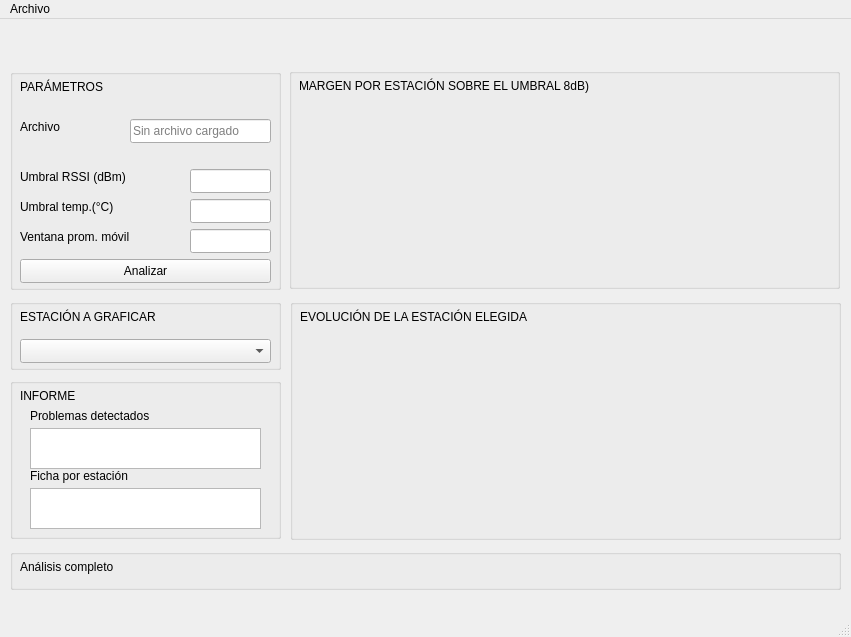
<?xml version="1.0" encoding="UTF-8"?>
<ui version="4.0">
 <class>MainWindow</class>
 <widget class="QMainWindow" name="MainWindow">
  <property name="geometry">
   <rect>
    <x>0</x>
    <y>0</y>
    <width>851</width>
    <height>637</height>
   </rect>
  </property>
  <property name="windowTitle">
   <string>Monitor de red</string>
  </property>
  <widget class="QWidget" name="centralwidget">
   <widget class="QGroupBox" name="groupBox_parametros">
    <property name="geometry">
     <rect>
      <x>10</x>
      <y>50</y>
      <width>271</width>
      <height>221</height>
     </rect>
    </property>
    <property name="title">
     <string/>
    </property>
    <widget class="QLabel" name="label_parametros">
     <property name="geometry">
      <rect>
       <x>10</x>
       <y>10</y>
       <width>91</width>
       <height>16</height>
      </rect>
     </property>
     <property name="text">
      <string>PARÁMETROS</string>
     </property>
    </widget>
    <widget class="QLabel" name="label_archivo">
     <property name="geometry">
      <rect>
       <x>10</x>
       <y>50</y>
       <width>91</width>
       <height>16</height>
      </rect>
     </property>
     <property name="text">
      <string>Archivo</string>
     </property>
    </widget>
    <widget class="QLabel" name="label_rssi">
     <property name="geometry">
      <rect>
       <x>10</x>
       <y>100</y>
       <width>131</width>
       <height>16</height>
      </rect>
     </property>
     <property name="text">
      <string>Umbral RSSI (dBm)</string>
     </property>
    </widget>
    <widget class="QLabel" name="label_temp">
     <property name="geometry">
      <rect>
       <x>10</x>
       <y>130</y>
       <width>111</width>
       <height>16</height>
      </rect>
     </property>
     <property name="text">
      <string>Umbral temp.(°C)</string>
     </property>
    </widget>
    <widget class="QLabel" name="label_ventanaPromedio">
     <property name="geometry">
      <rect>
       <x>10</x>
       <y>160</y>
       <width>131</width>
       <height>16</height>
      </rect>
     </property>
     <property name="text">
      <string>Ventana prom. móvil</string>
     </property>
    </widget>
    <widget class="QPushButton" name="btn_analizar">
     <property name="geometry">
      <rect>
       <x>10</x>
       <y>190</y>
       <width>251</width>
       <height>24</height>
      </rect>
     </property>
     <property name="text">
      <string>Analizar</string>
     </property>
    </widget>
    <widget class="QLineEdit" name="espacio_archivo">
     <property name="geometry">
      <rect>
       <x>120</x>
       <y>50</y>
       <width>141</width>
       <height>24</height>
      </rect>
     </property>
     <property name="readOnly">
      <bool>true</bool>
     </property>
     <property name="placeholderText">
      <string>Sin archivo cargado</string>
     </property>
    </widget>
    <widget class="QLineEdit" name="espacio_rssi">
     <property name="geometry">
      <rect>
       <x>180</x>
       <y>100</y>
       <width>81</width>
       <height>24</height>
      </rect>
     </property>
     <property name="readOnly">
      <bool>true</bool>
     </property>
    </widget>
    <widget class="QLineEdit" name="espacio_temp">
     <property name="geometry">
      <rect>
       <x>180</x>
       <y>130</y>
       <width>81</width>
       <height>24</height>
      </rect>
     </property>
     <property name="readOnly">
      <bool>true</bool>
     </property>
    </widget>
    <widget class="QLineEdit" name="espacio_ventanaPromedio">
     <property name="geometry">
      <rect>
       <x>180</x>
       <y>160</y>
       <width>81</width>
       <height>24</height>
      </rect>
     </property>
     <property name="readOnly">
      <bool>true</bool>
     </property>
    </widget>
   </widget>
   <widget class="QGroupBox" name="groupBox_estacion">
    <property name="geometry">
     <rect>
      <x>10</x>
      <y>280</y>
      <width>271</width>
      <height>71</height>
     </rect>
    </property>
    <property name="title">
     <string/>
    </property>
    <widget class="QLabel" name="label_estacion">
     <property name="geometry">
      <rect>
       <x>10</x>
       <y>10</y>
       <width>151</width>
       <height>16</height>
      </rect>
     </property>
     <property name="text">
      <string>ESTACIÓN A GRAFICAR</string>
     </property>
    </widget>
    <widget class="QComboBox" name="comboBox_Estacion">
     <property name="geometry">
      <rect>
       <x>10</x>
       <y>40</y>
       <width>251</width>
       <height>24</height>
      </rect>
     </property>
     <property name="currentText">
      <string/>
     </property>
     <property name="placeholderText">
      <string>Seleccione una estacion:</string>
     </property>
    </widget>
   </widget>
   <widget class="QGroupBox" name="groupBox_informe">
    <property name="geometry">
     <rect>
      <x>10</x>
      <y>359</y>
      <width>271</width>
      <height>161</height>
     </rect>
    </property>
    <property name="title">
     <string/>
    </property>
    <widget class="QLabel" name="label_informe">
     <property name="geometry">
      <rect>
       <x>10</x>
       <y>10</y>
       <width>151</width>
       <height>16</height>
      </rect>
     </property>
     <property name="text">
      <string>INFORME</string>
     </property>
    </widget>
    <widget class="QPlainTextEdit" name="plainTextEdit">
     <property name="geometry">
      <rect>
       <x>20</x>
       <y>110</y>
       <width>231</width>
       <height>41</height>
      </rect>
     </property>
     <property name="readOnly">
      <bool>true</bool>
     </property>
    </widget>
    <widget class="QPlainTextEdit" name="plainTextEdit_2">
     <property name="geometry">
      <rect>
       <x>20</x>
       <y>50</y>
       <width>231</width>
       <height>41</height>
      </rect>
     </property>
     <property name="readOnly">
      <bool>true</bool>
     </property>
    </widget>
    <widget class="QLabel" name="label_problemas">
     <property name="geometry">
      <rect>
       <x>20</x>
       <y>30</y>
       <width>151</width>
       <height>16</height>
      </rect>
     </property>
     <property name="text">
      <string>Problemas detectados</string>
     </property>
    </widget>
    <widget class="QLabel" name="label_ficha">
     <property name="geometry">
      <rect>
       <x>20</x>
       <y>90</y>
       <width>151</width>
       <height>16</height>
      </rect>
     </property>
     <property name="text">
      <string>Ficha por estación</string>
     </property>
    </widget>
   </widget>
   <widget class="QGroupBox" name="groupBox">
    <property name="geometry">
     <rect>
      <x>290</x>
      <y>280</y>
      <width>551</width>
      <height>241</height>
     </rect>
    </property>
    <property name="title">
     <string/>
    </property>
    <widget class="QLabel" name="label_parametros_4">
     <property name="geometry">
      <rect>
       <x>10</x>
       <y>10</y>
       <width>251</width>
       <height>16</height>
      </rect>
     </property>
     <property name="text">
      <string>EVOLUCIÓN DE LA ESTACIÓN ELEGIDA</string>
     </property>
    </widget>
    <widget class="QWidget" name="widget_grafico_evolucion" native="true">
     <property name="geometry">
      <rect>
       <x>0</x>
       <y>30</y>
       <width>551</width>
       <height>211</height>
      </rect>
     </property>
    </widget>
   </widget>
   <widget class="QGroupBox" name="groupBox_2">
    <property name="geometry">
     <rect>
      <x>10</x>
      <y>530</y>
      <width>831</width>
      <height>41</height>
     </rect>
    </property>
    <property name="title">
     <string/>
    </property>
    <widget class="QLabel" name="label_parametros_5">
     <property name="geometry">
      <rect>
       <x>10</x>
       <y>10</y>
       <width>111</width>
       <height>16</height>
      </rect>
     </property>
     <property name="text">
      <string>Análisis completo</string>
     </property>
    </widget>
   </widget>
   <widget class="QGroupBox" name="groupBox_3">
    <property name="geometry">
     <rect>
      <x>289</x>
      <y>49</y>
      <width>551</width>
      <height>221</height>
     </rect>
    </property>
    <property name="title">
     <string/>
    </property>
    <widget class="QLabel" name="label_parametros_3">
     <property name="geometry">
      <rect>
       <x>10</x>
       <y>10</y>
       <width>311</width>
       <height>16</height>
      </rect>
     </property>
     <property name="text">
      <string>MARGEN POR ESTACIÓN SOBRE EL UMBRAL 8dB)</string>
     </property>
    </widget>
    <widget class="QWidget" name="widget_grafico_margen" native="true">
     <property name="geometry">
      <rect>
       <x>0</x>
       <y>30</y>
       <width>551</width>
       <height>191</height>
      </rect>
     </property>
    </widget>
   </widget>
  </widget>
  <widget class="QMenuBar" name="menubar">
   <property name="geometry">
    <rect>
     <x>0</x>
     <y>0</y>
     <width>851</width>
     <height>21</height>
    </rect>
   </property>
   <widget class="QMenu" name="menuAre">
    <property name="title">
     <string>Archivo</string>
    </property>
    <addaction name="action_abrir_CSV"/>
    <addaction name="action_cerrar"/>
   </widget>
   <addaction name="menuAre"/>
  </widget>
  <widget class="QStatusBar" name="statusbar"/>
  <action name="action_abrir_CSV">
   <property name="text">
    <string>Abrir CSV...</string>
   </property>
  </action>
  <action name="action_cerrar">
   <property name="text">
    <string>Cerrar</string>
   </property>
  </action>
 </widget>
 <resources/>
 <connections/>
</ui>
